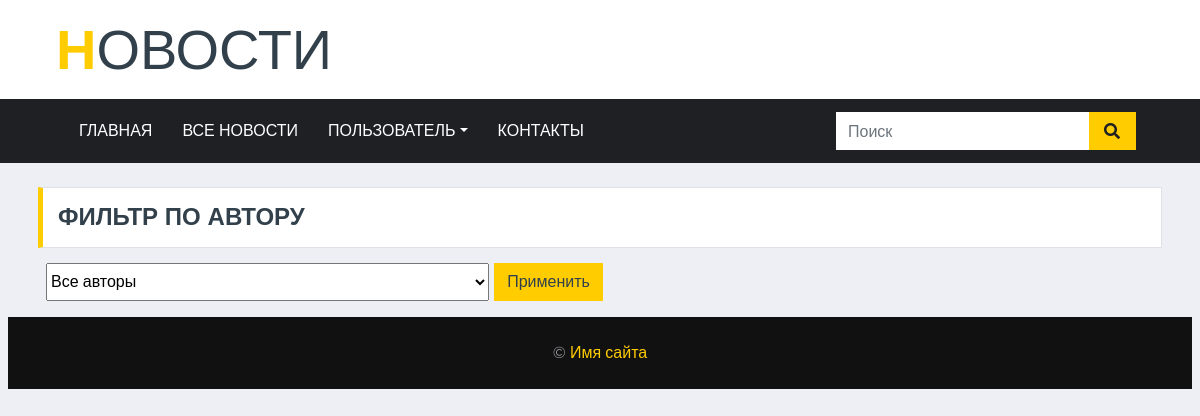
The page /news1/ on the database as committed earlier.
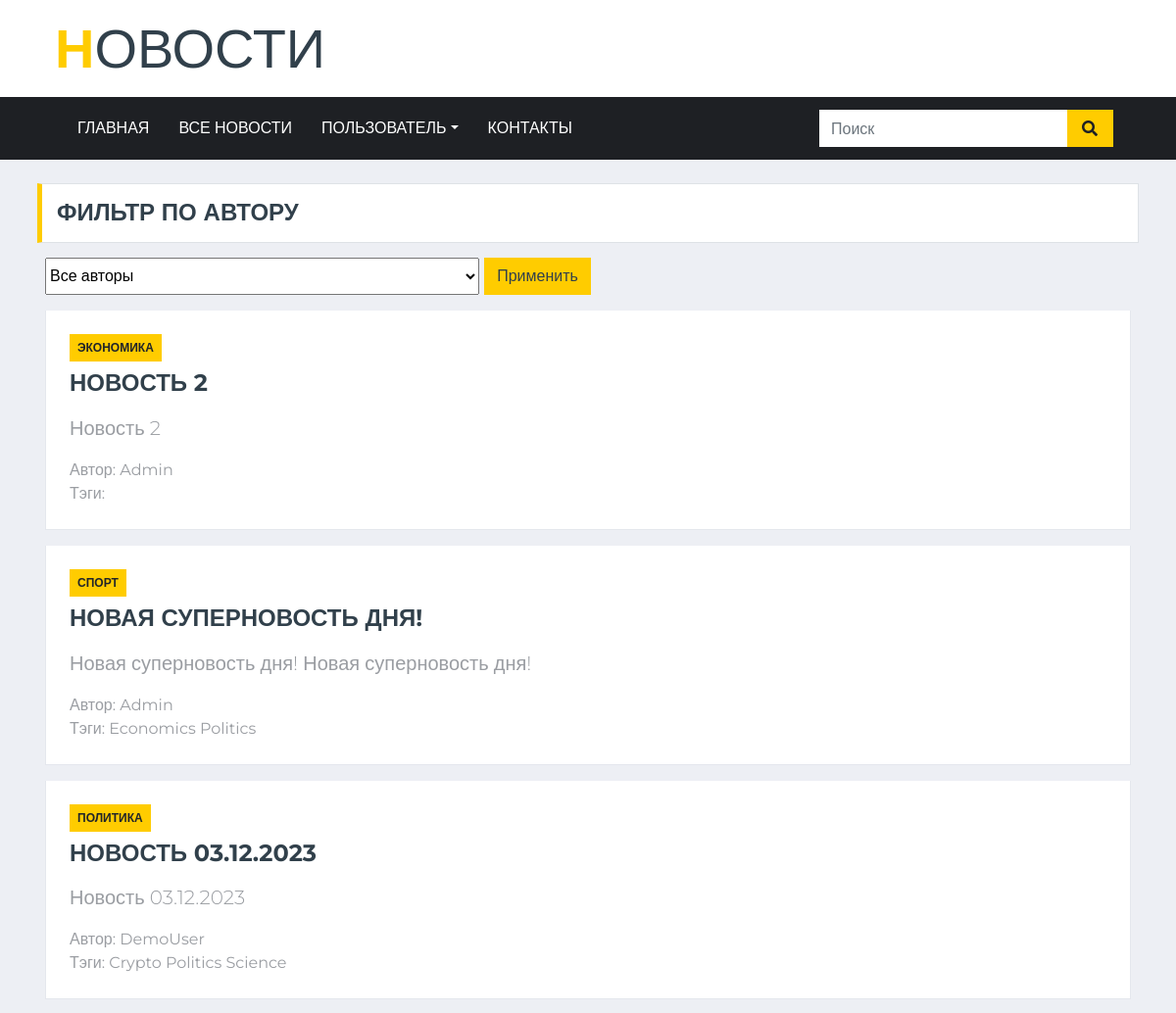
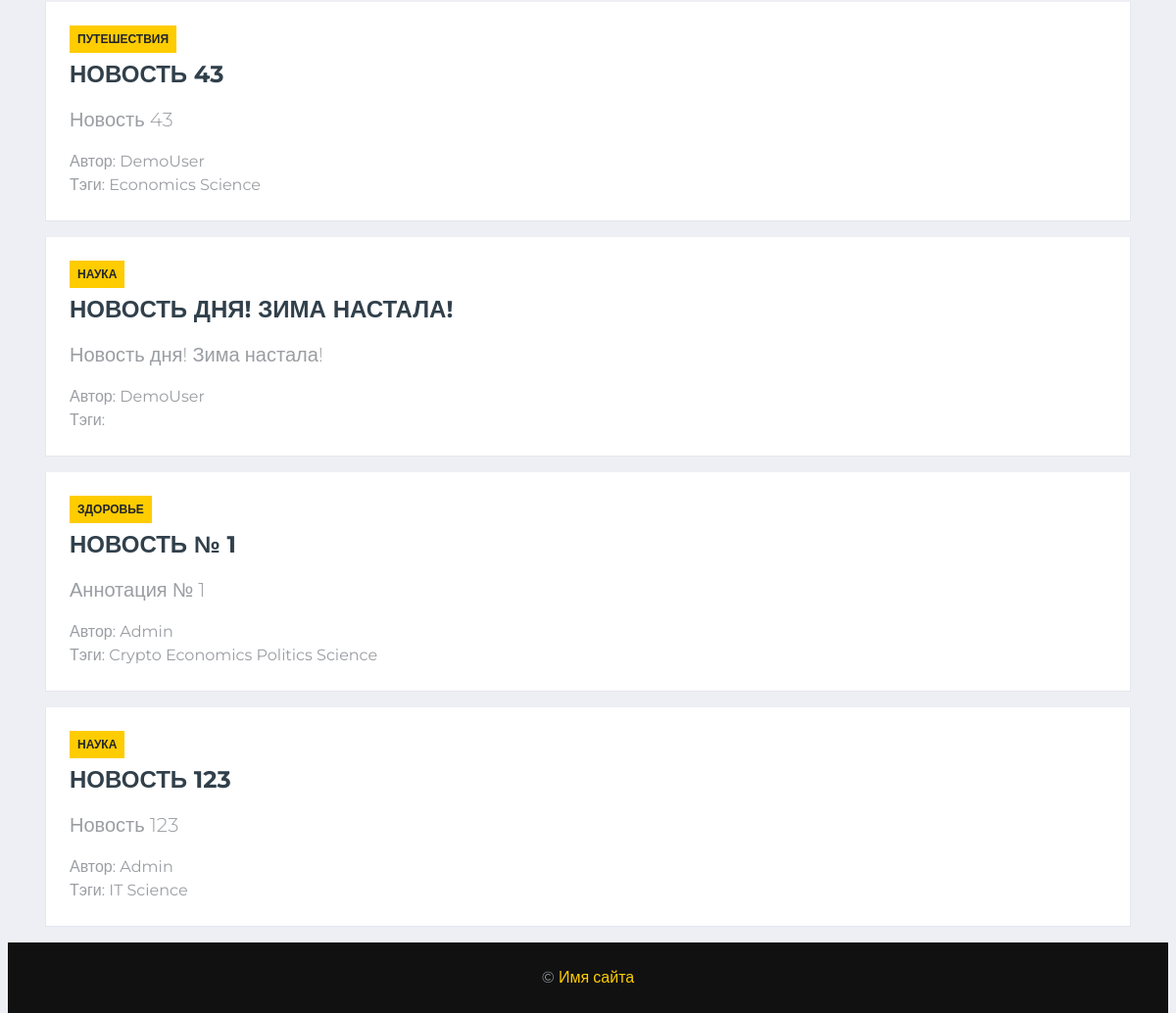
The same page on the database as committed later (2 pictures, top to bottom).
### news1/models.py (models this page shows, shortened)
class Article(models.Model):
    categories = (('Экономика', 'Economics'),
                  ('Наука', 'Science'),
                  ('Спорт', 'Sport'),
                  ('Политика', 'Policy'),
                  ('Здоровье', 'Health'),
                  ('Путешествия', 'Travel'))
    author = models.ForeignKey(User, on_delete=models.SET_NULL, null=True, verbose_name='Автор')
    title = models.CharField('Название', max_length=50, default='')
    anouncement = models.TextField('Аннотация', max_length=250)
    text = models.TextField('Текст новости')
    date = models.DateTimeField('Дата публикации', auto_now=True)
    category = models.CharField(choices=categories, max_length=20, verbose_name='Категории')
    tags = models.ManyToManyField(to=Tag, blank=True, verbose_name='Тэги')
    slug = models.SlugField()
    class Meta:
        ordering = ['date']
        verbose_name= 'Новость'
        verbose_name_plural='Новости'

class Tag(models.Model):
    title = models.CharField(max_length=80)
    status = models.BooleanField(default=True)
    class Meta:
        ordering = ['title','status']
        verbose_name= 'Тэг'
        verbose_name_plural='Тэги'

### news1/views.py (the view)
# urls.py: path('', views.all_news, name='news_index'),
def all_news(request):
    articles = Article.objects.all()
    a = articles.first()
    categories = Article.categories
    context={'today_articles': articles}
    author_list = User.objects.all()
    selected = 0
    if request.method=="POST":
        print(request.POST)
        selected = int(request.POST.get('author_filter'))
        if selected == 0:
            articles = Article.objects.all()
        else:
            articles = Article.objects.filter(author=selected)
        print(connection.queries)
    else:
        articles = Article.objects.all()
    context = {'articles': articles, 'author_list':author_list,'selected':selected,'categories':categories, }
    return render(request,'news1/all_news.html',context)

### news1/templates/news1/all_news.html (shortened to what this page needs)
<!DOCTYPE html>
{% load static %}
<html lang="ru">
<head>
    <link href="https://cdnjs.cloudflare.com/ajax/libs/font-awesome/5.15.0/css/all.min.css" rel="stylesheet">
    <link href="{% static 'news_portal/' %}lib/owlcarousel/assets/owl.carousel.min.css" rel="stylesheet">
    <link href="{% static 'news_portal/' %}css/style.css" rel="stylesheet">
</head>
<body>
{% include 'news_portal/navbar.html' %}
    <br>
    <div class="container-fluid">
        <div class="container">
            <div class="row">
                <div class="col-lg-12">
                    <div class="row">
                        <div class="col-12">
                            <div class="section-title">
                                <h4 class="m-0 text-uppercase font-weight-bold">Фильтр по автору</h4>
                            </div>
                            <div class="form-group col-12">
                            <form method="post">
                                <div class="input-group">
                                     <select class="form-select" name="author_filter" style="width:40%">
                                          <option value="0">Все авторы</option>
                                     </select>
                                     <span class="input-group-btn">
                                         <input type="submit" class="btn" value="Применить" style="margin: 0 5px; background-color: #fc0; color: #31404B">
                                     </span>
                                </div>
                            </form>
                            </div>
                        {% for article in articles %}
                        <div class="col-lg-12">
                            <div class="position-relative mb-3">
                                <div class="bg-white border border-top-0 p-4">
                                    <div class="mb-2">
                                        <a class="badge badge-primary text-uppercase font-weight-semi-bold p-2 mr-2"
                                            href="#">{{ article.category }}</a>
                                    </div>
                                    <a class="h4 d-block mb-3 text-secondary text-uppercase font-weight-bold" href="{% url 'news_detail' article.pk %}">{{ article.title }}</a>
                                    <p class="lead my-3">{{ article.anouncement }}</p>
                                    <p class="m-0">Автор: {{ article.author }}</p>
                                    <p class="m-0">Тэги: {% for t in article.tags.all %} {{ t.title }} {% endfor %}</p>
                                </div>
                            </div>
                        </div>
                        {% endfor %}
                    </div>
                </div>
            </div>
        </div>
    </div>
{% block footer %} {% include 'news_portal/footer.html' %} {% endblock %}
</body>
</html>

Rows that differ between the two databases and show on the page:
added Article: category "ЭКОНОМИКА", title "НОВОСТЬ 2", anouncement "Новость 2", author "Admin"
added Article: category "СПОРТ", title "НОВАЯ СУПЕРНОВОСТЬ ДНЯ!", anouncement "Новая суперновость дня! Новая суперновость дня!", author "Admin"
added Tag: title "Economics"
added Tag: title "Politics"
added Article: category "ПОЛИТИКА", title "НОВОСТЬ 03.12.2023", anouncement "Новость 03.12.2023", author "DemoUser"
added Tag: title "Crypto"
added Tag: title "Science"
added Article: category "ПУТЕШЕСТВИЯ", title "НОВОСТЬ 43", anouncement "Новость 43", author "DemoUser"
added Article: category "НАУКА", title "НОВОСТЬ ДНЯ! ЗИМА НАСТАЛА!", anouncement "Новость дня! Зима настала!", author "DemoUser"
added Article: category "ЗДОРОВЬЕ", title "НОВОСТЬ № 1", anouncement "Аннотация № 1", author "Admin"
added Article: category "НАУКА", title "НОВОСТЬ 123", anouncement "Новость 123", author "Admin"
added Tag: title "IT", shown under "НАУКА"
